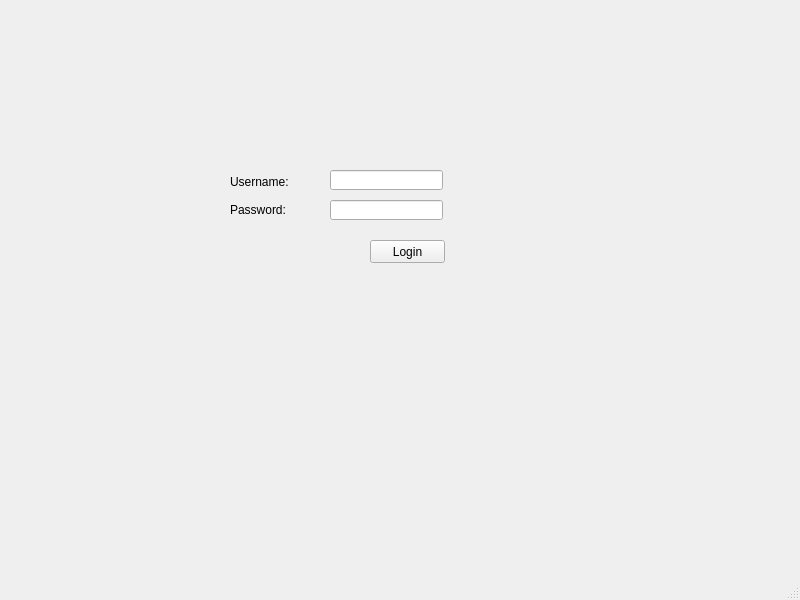
<?xml version="1.0" encoding="UTF-8"?>
<ui version="4.0">
 <class>MainWindow</class>
 <widget class="QMainWindow" name="MainWindow">
  <property name="geometry">
   <rect>
    <x>0</x>
    <y>0</y>
    <width>800</width>
    <height>600</height>
   </rect>
  </property>
  <property name="windowTitle">
   <string>MainWindow</string>
  </property>
  <widget class="QWidget" name="centralwidget">
   <widget class="QStackedWidget" name="stackedWidget">
    <property name="geometry">
     <rect>
      <x>0</x>
      <y>0</y>
      <width>801</width>
      <height>581</height>
     </rect>
    </property>
    <property name="currentIndex">
     <number>0</number>
    </property>
    <widget class="QWidget" name="page_2">
     <widget class="QLabel" name="label">
      <property name="geometry">
       <rect>
        <x>230</x>
        <y>172</y>
        <width>71</width>
        <height>20</height>
       </rect>
      </property>
      <property name="text">
       <string>Username:</string>
      </property>
     </widget>
     <widget class="QLabel" name="label_2">
      <property name="geometry">
       <rect>
        <x>230</x>
        <y>200</y>
        <width>71</width>
        <height>20</height>
       </rect>
      </property>
      <property name="text">
       <string>Password:</string>
      </property>
     </widget>
     <widget class="QLineEdit" name="username">
      <property name="geometry">
       <rect>
        <x>330</x>
        <y>170</y>
        <width>113</width>
        <height>20</height>
       </rect>
      </property>
     </widget>
     <widget class="QLineEdit" name="password">
      <property name="geometry">
       <rect>
        <x>330</x>
        <y>200</y>
        <width>113</width>
        <height>20</height>
       </rect>
      </property>
     </widget>
     <widget class="QPushButton" name="pushButton">
      <property name="geometry">
       <rect>
        <x>370</x>
        <y>240</y>
        <width>75</width>
        <height>23</height>
       </rect>
      </property>
      <property name="text">
       <string>Login</string>
      </property>
     </widget>
    </widget>
    <widget class="QWidget" name="page">
     <widget class="QLabel" name="label_3">
      <property name="geometry">
       <rect>
        <x>250</x>
        <y>150</y>
        <width>56</width>
        <height>12</height>
       </rect>
      </property>
      <property name="text">
       <string>Name:</string>
      </property>
     </widget>
     <widget class="QLabel" name="label_4">
      <property name="geometry">
       <rect>
        <x>250</x>
        <y>180</y>
        <width>56</width>
        <height>12</height>
       </rect>
      </property>
      <property name="text">
       <string>Age:</string>
      </property>
     </widget>
     <widget class="QLabel" name="label_5">
      <property name="geometry">
       <rect>
        <x>250</x>
        <y>210</y>
        <width>56</width>
        <height>12</height>
       </rect>
      </property>
      <property name="text">
       <string>Gender:</string>
      </property>
     </widget>
     <widget class="QLabel" name="label_6">
      <property name="geometry">
       <rect>
        <x>250</x>
        <y>240</y>
        <width>56</width>
        <height>12</height>
       </rect>
      </property>
      <property name="text">
       <string>Married:</string>
      </property>
     </widget>
     <widget class="QLabel" name="name">
      <property name="geometry">
       <rect>
        <x>340</x>
        <y>150</y>
        <width>56</width>
        <height>12</height>
       </rect>
      </property>
      <property name="text">
       <string>TextLabel</string>
      </property>
     </widget>
     <widget class="QLabel" name="age">
      <property name="geometry">
       <rect>
        <x>340</x>
        <y>180</y>
        <width>56</width>
        <height>12</height>
       </rect>
      </property>
      <property name="text">
       <string>TextLabel</string>
      </property>
     </widget>
     <widget class="QLabel" name="gender">
      <property name="geometry">
       <rect>
        <x>340</x>
        <y>210</y>
        <width>56</width>
        <height>12</height>
       </rect>
      </property>
      <property name="text">
       <string>TextLabel</string>
      </property>
     </widget>
     <widget class="QLabel" name="married">
      <property name="geometry">
       <rect>
        <x>340</x>
        <y>240</y>
        <width>56</width>
        <height>12</height>
       </rect>
      </property>
      <property name="text">
       <string>TextLabel</string>
      </property>
     </widget>
    </widget>
   </widget>
  </widget>
  <widget class="QMenuBar" name="menubar">
   <property name="geometry">
    <rect>
     <x>0</x>
     <y>0</y>
     <width>800</width>
     <height>21</height>
    </rect>
   </property>
  </widget>
  <widget class="QStatusBar" name="statusbar"/>
 </widget>
 <resources/>
 <connections/>
</ui>
